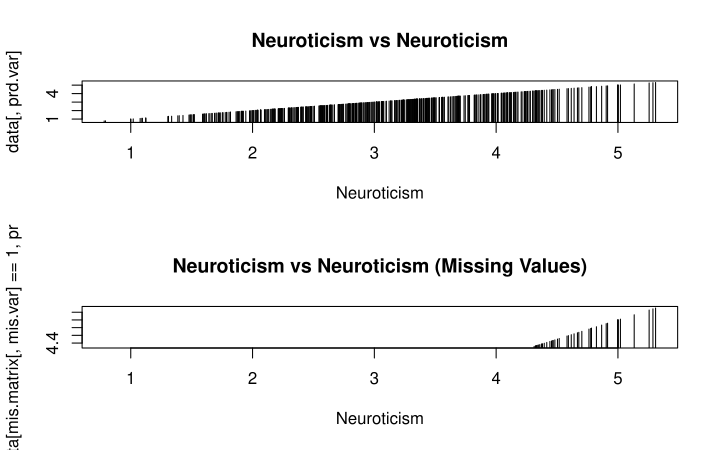

Recreate this plot in R.
mis_plot <- function(data, var.vector, mis.matrix) {
  if (missing(data)) {
    stop("No data input; please provide reference data.")
  }
  
  if (!identical(dim(data), dim(mis.matrix))) {
    stop("The dimensions of data and missingness matrix are not identical.")
  }
  
  if (!all(mis.matrix %in% c(0, 1))) {
    stop("Missingness matrix must be composed of only 0s and 1s.")
  }
  
  if (!is.character(var.vector) || length(var.vector) < 2) {
    stop("var.vector must be a character vector with at least two elements(variables).")
  }
  
  mis.var <- var.vector[1]
  prd.vars <- var.vector[-1]
  
  # Determine the range of x-axis values across all predictor variables
  x_range <- range(data[, prd.vars])
  
  par(mfrow = c(2, length(prd.vars)))
  
  for (i in seq_along(prd.vars)) {
    prd.var <- prd.vars[i]
    
    plot(data[, mis.var], data[, prd.var],
         main = paste(mis.var, "vs", prd.var), xlab = prd.var,
         type = "h", xlim = x_range)
    
    plot(data[mis.matrix[, mis.var] == 1, mis.var], data[mis.matrix[, mis.var] == 1, prd.var],
         main = paste(mis.var, "vs", prd.var, "(Missing Values)"), xlab = prd.var,
         type = "h", xlim = x_range)
  }
}
